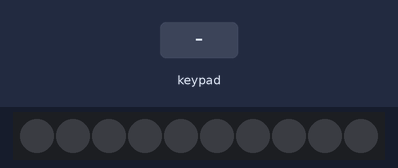
Simulated run of this program. Board: ESP8266 (Wemos D1 mini). On the bench: 10 RGB LEDs in strip order, left to right. Inputs (shaded band) come from the test bench. Dim RGB values are drawn brighter than linear; what the program prints to the serial monitor is not drawn.

Above: at 4.2 s.
4.3 s: key '2' pressed
At 4.6 s:
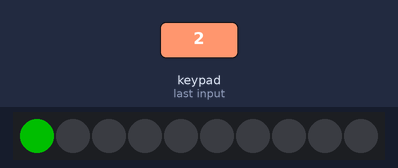
5.8 s: key '6' pressed
At 6.3 s:
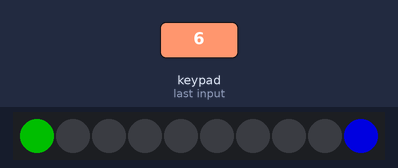
7.3 s: keypad keys 1 2 pressed 0.4 s apart
At 8.4 s:
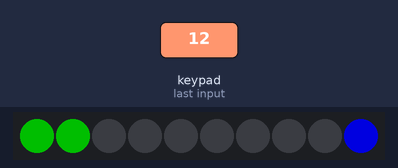
9.6 s: keypad keys 1 2 A pressed 0.4 s apart
At 10.9 s:
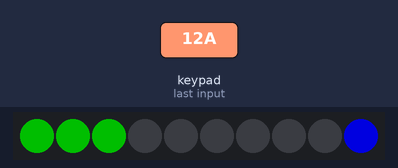
Timing chart, 0 to 12.6 s (numbered marks = the images above; inputs shaded):
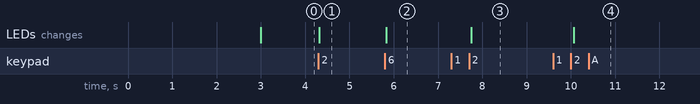

The program:

main.cpp
```cpp
#include <Wire.h>
#include "Adafruit_MPR121.h"
#include "FastLED.h"

#define NUM_LEDS 10
#define DATA_PIN D1
#define SDA_PIN D3
#define SCL_PIN D4

CRGB leds[NUM_LEDS];
Adafruit_MPR121 cap = Adafruit_MPR121(); // Initialize the sensor
int ledPos = 0;

void setup()
{
  Serial.begin(9600);

  // Initialize I2C on specific pins
  Wire.begin(SDA_PIN, SCL_PIN);

  if (!cap.begin(0x5A))
  { // Check if the sensor is connected (default address is 0x5A)
    Serial.println("Error! MPR121 sensor not found. Check the wiring!");
    while (1)
      ;
  }

  Serial.println("MPR121 sensor is ready!");

  delay(3000);
  pinMode(DATA_PIN, OUTPUT);
  // pinMode(SDA_PIN, INPUT);
  // pinMode(SCL_PIN, OUTPUT);
  FastLED.addLeds<WS2812B, DATA_PIN, GRB>(leds, NUM_LEDS).setCorrection(TypicalLEDStrip);
  FastLED.setBrightness(160);
}

void setLed(int index, CRGB color)
{
  if (index >= 0 && index < NUM_LEDS)
  {
    leds[index] = color;
  }
}

int martinPointer = 0;
int martinButton = 2;

int juanPointer = 9;
int juanButton = 6;

bool previousTouchStateMartin = false;
bool previousTouchStateJuan = false;

bool touchStateMartin = false;
bool touchStateJuan = false;

void loop()
{
  uint16_t touchState = cap.touched(); // Get the current touch state

  bool currentTouchStateMartin = touchState & (1 << martinButton);
  bool currentTouchStateJuan = touchState & (1 << juanButton);

  if (previousTouchStateMartin == false && currentTouchStateMartin == true)
  {
    touchStateMartin = true;
  }
  if (previousTouchStateJuan == false && currentTouchStateJuan == true)
  {
    touchStateJuan = true;
  }

  if (juanPointer >= (martinPointer + 1))
  {
    if (touchState & (1 << martinButton))
    { // If a pin is touched
      if (previousTouchStateMartin == false)
      {
        setLed(martinPointer, CRGB::Green);
        martinPointer++;
        previousTouchStateMartin = true;
      }
    }
    else
    {
      previousTouchStateMartin = false;
    }

    if (touchState & (1 << juanButton))
    { // If a pin is touched
      if (previousTouchStateJuan == false)
      {
        setLed(juanPointer, CRGB::Blue);
        juanPointer--;
        previousTouchStateJuan = true;
      }
    }
    else
    {
      previousTouchStateJuan = false;
    }
    FastLED.show();
  }
  else if (touchStateMartin && touchStateJuan)
  {
    return;
  }
  else if (touchStateMartin != touchStateJuan)
  {
    if (touchStateMartin)
    {
      setLed(martinPointer, CRGB::Green);
      martinPointer++;
    }
    if (touchStateJuan)
    {
      setLed(juanPointer, CRGB::Blue);
      juanPointer--;
    }
    FastLED.show();
  }

  delay(100);
}

// void loop()
// {
//   fill_solid(leds, NUM_LEDS, CRGB::Black);
//   EVERY_N_MILLIS(500)
//   {
//     ledPos = ledPos + 1;
//   }
//   setLed(ledPos, CRGB::Blue);
//   FastLED.show();
//   ;

//   if (ledPos >= NUM_LEDS)
//   {
//     ledPos = 0;
//   }
//   Serial.println(digitalRead(D8));
// }
/*
void loop()
{

  if (touchState & (1 << martinButton))
  { // If a pin is touched
    if (previousTouchStateMartin == false)
    {
      setLed(martinPointer, CRGB::Green);
      martinPointer++;
      previousTouchStateMartin = true;
    }
  }
  else
  {
    previousTouchStateMartin = false;
  }

  if (touchState & (1 << juanButton))
  { // If a pin is touched
    if (previousTouchStateJuan == false)
    {
      setLed(juanPointer, CRGB::Blue);
      juanPointer--;
      previousTouchStateJuan = true;
    }
  }
  else
  {
    previousTouchStateJuan = false;
  }
  FastLED.show();
}
  */

/*
void loop()
{
  uint16_t touchState = cap.touched(); // Get the current touch state

  touchStateMartin = false;
  touchStateJuan = false;
  bool currentTouchStateMartin = touchState & (1 << martinButton);
  bool currentTouchStateJuan = touchState & (1 << juanButton);

  if (previousTouchStateMartin == false && currentTouchStateMartin == true)
  {
    touchStateMartin = true;
    previousTouchStateMartin = true;
  }
  if (previousTouchStateJuan == false && currentTouchStateJuan == true)
  {
    touchStateJuan = true;
    previousTouchStateJuan = true;
  }

  if (previousTouchStateMartin == true && currentTouchStateMartin == false)
  {
    touchStateMartin = false;
    previousTouchStateMartin = false;
  }
  if (previousTouchStateJuan == true && currentTouchStateJuan == false)
  {
    touchStateJuan = false;
    previousTouchStateJuan = false;
  }

  if (juanPointer >= (martinPointer + 1))
  {
    if (touchStateMartin)
    {
      setLed(martinPointer, CRGB::Green);
      martinPointer++;
    }
    if (touchStateJuan)
    {
      setLed(juanPointer, CRGB::Blue);
      juanPointer++;
    }
  }
  else if (touchStateMartin && touchStateJuan)
  {
    return;
  }
  else if (touchStateMartin != touchStateJuan)
  {
    if (touchStateMartin)
    {
      setLed(martinPointer, CRGB::Green);
      martinPointer++;
      juanPointer++;
    }
    if (touchStateJuan)
    {
      setLed(juanPointer, CRGB::Blue);
      juanPointer--;
      martinPointer--;
    }
  }
  FastLED.show();

  delay(100);
}
*/
```

Measured:
- after the input at 4.3 s, the LEDs: change at once (image 1)
- after the input at 5.8 s, the LEDs: change at once (image 2)
- after the input at 7.3 s, the LEDs: change after 0.45 s (image 3)
- after the input at 9.6 s, the LEDs: change after 0.47 s (image 4)
